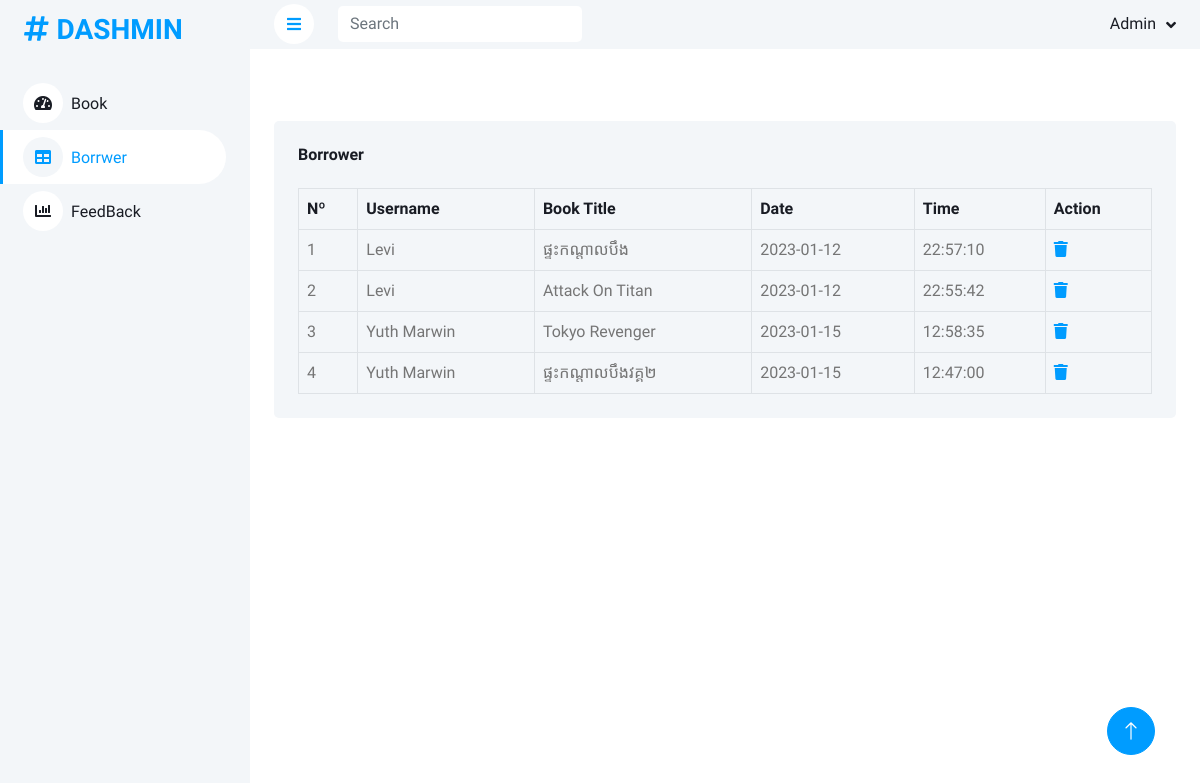
The page /Admin/Dashboard/index.php?p=borrower.php (signed in) on the database its author committed.
### tables this page shows
CREATE TABLE IF NOT EXISTS `tbl_borrower` (
  `id` int NOT NULL AUTO_INCREMENT,
  `img` varchar(100) NOT NULL,
  `title` varchar(255) NOT NULL,
  `author` varchar(255) NOT NULL,
  `category` varchar(255) NOT NULL,
  `username` varchar(100) NOT NULL,
  `date` date NOT NULL,
  `time` time NOT NULL,
  PRIMARY KEY (`id`)
);

### Admin/Dashboard/borrower.php (the view, shortened to what this page needs)
<?php
$sql = "SELECT * FROM tbl_borrower";
$result = mysqli_query($connect,$sql);
?>
<div class="container-fluid pt-4 px-4">
    <div class="bg-light text-center rounded p-4 mt-5">
        <div class="d-flex align-items-center justify-content-between mb-4">
            <h6 class="mb-0">Borrower</h6>
        </div>
        <div class="table-responsive">
            <?php
                if(mysqli_num_rows($result) > 0)
                {
            ?>
            <table class="table text-start align-middle table-bordered table-hover mb-0">
                <thead>
                    <tr class="text-dark">
                        <th scope="col">Nº</th>
                        <th scope="col">Username</th>
                        <th scope="col">Book Title</th>
                        <th scope="col">Date</th>
                        <th scope="col">Time</th>
                        <th>Action</th>
                    </tr>
                </thead>
                <tbody>
                    <?php
                        $i=1;
                        while($row = mysqli_fetch_array($result))
                        {
                    ?>
                    <tr>
                        <td><?=$i?></td>
                        <td><?=$row['username']?></td>
                        <td><?=$row['title']?></td>
                        <td><?=$row['date']?></td>
                        <td><?=$row['time']?></td>
                        <td>
                            <a href="index.php?p=feedback.php&id=<?=$row['id']?>&action=deleteborrow">
                                <span class="fa fa-trash"></span>
                            </a>
                        </td>
                    </tr>
                    <?php
                        $i++;
                        }
                    ?>
                </tbody>
            </table>
            <?php
                }else{
            ?>
            <h2>No Table</h2>
            <?php
                }
            ?>
        </div>
    </div>
</div>

### Admin/Dashboard/include/navbar.php (shortened to what this page needs)
<nav class="navbar navbar-expand bg-light navbar-light sticky-top px-4 py-0">
                <a href="#" class="sidebar-toggler flex-shrink-0">
                    <i class="fa fa-bars"></i>
                </a>
                <form class="d-none d-md-flex ms-4">
                    <input class="form-control border-0" type="search" placeholder="Search">
                </form>
                <div class="navbar-nav align-items-center ms-auto">
                    <div class="nav-item dropdown">
                        <a href="#" class="nav-link dropdown-toggle" data-bs-toggle="dropdown">
                            <span class="d-none d-lg-inline-flex"><?=$row['username']?></span>
                        </a>
                    </div>
                </div>
            </nav>

### Admin/Dashboard/css/style.css (style rules this page uses)
:root { --primary: #009CFF; --light: #F3F6F9; --dark: #191C24; }
.content .navbar .navbar-nav .nav-link { margin-left: 25px; padding: 12px 0; color: var(--dark); outline: none; }
.content .navbar .sidebar-toggler, .content .navbar .navbar-nav .nav-link i { width: 40px; height: 40px; display: inline-flex; align-items: center; justify-content: center; background: #FFFFFF; border-radius: 40px; }
.content .navbar .dropdown-toggle::after { margin-left: 6px; vertical-align: middle; border: none; content: "\f107"; font-family: "Font Awesome 5 Free"; font-weight: 900; transition: .5s; }

### rows shown on the page
tbl_borrower: username "Levi", title "ផ្ទះកណ្តាលបឹង", date "2023-01-12", time "22:57:10"
tbl_borrower: username "Levi", title "Attack On Titan", date "2023-01-12", time "22:55:42"
tbl_borrower: username "Yuth Marwin", title "Tokyo Revenger", date "2023-01-15", time "12:58:35"
tbl_borrower: username "Yuth Marwin", title "ផ្ទះកណ្តាលបឹងវគ្គ២", date "2023-01-15", time "12:47:00"

### other values the page prints
$row['username'] "Admin"
